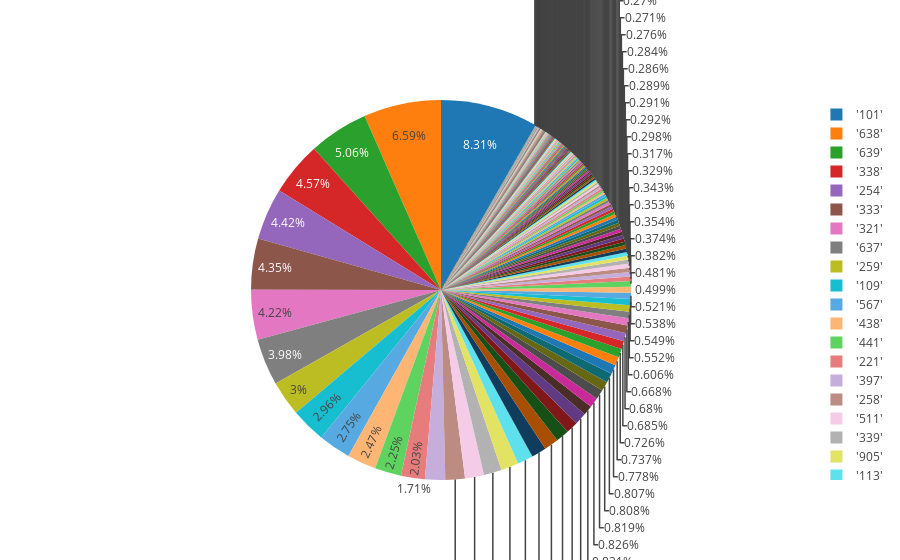

The notebook cell saved with this chart:
### Code cell
import plotly.plotly as py
import plotly.graph_objs as go
import pandas as pd
import numpy as np
import scipy as sp
import plotly as py
from plotly.graph_objs import *
import plotly.figure_factory as ff
py.offline.init_notebook_mode(connected=True)

labels = df['PD_CD']
values = df['COUNT']

trace = go.Pie(labels=labels, values=values)

py.offline.iplot([trace], filename='basic_pie_chart')

### Figure 1 — Plotly figure (JSON) as saved in the notebook; plotly's stock layout.template omitted (floating-point values rounded to 4 significant figures; data arrays with more than 128 entries replaced by an {"elided": "..."} marker saying what was removed)
{"data": [{"labels": {"elided": "1898 str values"}, "type": "pie", "values": {"elided": "1898 int values"}}], "layout": {}}
